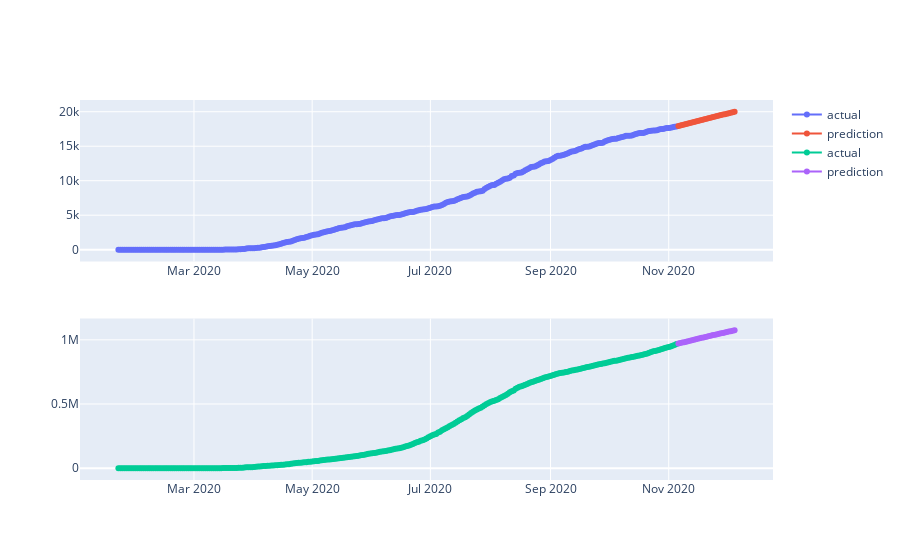

Here is the notebook cell this chart was saved with:
### Markdown cell above
## Creating subplots

### Code cell
from plotly.subplots import make_subplots
fig = make_subplots(rows=2, cols=1)

# top subplot
fig.add_scatter(x=df_california_actual.index, 
                y=df_california_actual['Deaths'], 
                mode="lines+markers", 
                name='actual',
                row=1,
                col=1)
fig.add_scatter(x=df_california_pred.index, 
                y=df_california_pred['Deaths'], 
                mode="lines+markers", 
                name='prediction',
                row=1,
                col=1)

# bottom subplot
fig.add_scatter(x=df_california_actual.index, 
                y=df_california_actual['Cases'], 
                mode="lines+markers", 
                name='actual',
                row=2,
                col=1)
fig.add_scatter(x=df_california_pred.index, 
                y=df_california_pred['Cases'], 
                mode="lines+markers", 
                name='prediction',
                row=2,
                col=1)

### Figure 1 — Plotly figure (JSON) as saved in the notebook; plotly's stock layout.template omitted (floating-point values rounded to 4 significant figures; data arrays with more than 128 entries replaced by an {"elided": "..."} marker saying what was removed)
{"data": [{"mode": "lines+markers", "name": "actual", "type": "scatter", "x": {"elided": "289 str values"}, "xaxis": "x", "y": {"elided": "289 int values"}, "yaxis": "y"}, {"mode": "lines+markers", "name": "prediction", "type": "scatter", "x": ["2020-11-06T00:00:00", "2020-11-07T00:00:00", "2020-11-08T00:00:00", "2020-11-09T00:00:00", "2020-11-10T00:00:00", "2020-11-11T00:00:00", "2020-11-12T00:00:00", "2020-11-13T00:00:00", "2020-11-14T00:00:00", "2020-11-15T00:00:00", "2020-11-16T00:00:00", "2020-11-17T00:00:00", "2020-11-18T00:00:00", "2020-11-19T00:00:00", "2020-11-20T00:00:00", "2020-11-21T00:00:00", "2020-11-22T00:00:00", "2020-11-23T00:00:00", "2020-11-24T00:00:00", "2020-11-25T00:00:00", "2020-11-26T00:00:00", "2020-11-27T00:00:00", "2020-11-28T00:00:00", "2020-11-29T00:00:00", "2020-11-30T00:00:00", "2020-12-01T00:00:00", "2020-12-02T00:00:00", "2020-12-03T00:00:00", "2020-12-04T00:00:00", "2020-12-05T00:00:00"], "xaxis": "x", "y": [17941, 18013, 18085, 18157, 18229, 18301, 18373, 18445, 18517, 18589, 18661, 18733, 18805, 18877, 18949, 19021, 19092, 19163, 19234, 19304, 19374, 19443, 19512, 19580, 19648, 19716, 19784, 19851, 19918, 19985], "yaxis": "y"}, {"mode": "lines+markers", "name": "actual", "type": "scatter", "x": {"elided": "289 str values"}, "xaxis": "x2", "y": {"elided": "289 int values"}, "yaxis": "y2"}, {"mode": "lines+markers", "name": "prediction", "type": "scatter", "x": ["2020-11-06T00:00:00", "2020-11-07T00:00:00", "2020-11-08T00:00:00", "2020-11-09T00:00:00", "2020-11-10T00:00:00", "2020-11-11T00:00:00", "2020-11-12T00:00:00", "2020-11-13T00:00:00", "2020-11-14T00:00:00", "2020-11-15T00:00:00", "2020-11-16T00:00:00", "2020-11-17T00:00:00", "2020-11-18T00:00:00", "2020-11-19T00:00:00", "2020-11-20T00:00:00", "2020-11-21T00:00:00", "2020-11-22T00:00:00", "2020-11-23T00:00:00", "2020-11-24T00:00:00", "2020-11-25T00:00:00", "2020-11-26T00:00:00", "2020-11-27T00:00:00", "2020-11-28T00:00:00", "2020-11-29T00:00:00", "2020-11-30T00:00:00", "2020-12-01T00:00:00", "2020-12-02T00:00:00", "2020-12-03T00:00:00", "2020-12-04T00:00:00", "2020-12-05T00:00:00"], "xaxis": "x2", "y": [970764, 974568, 978361, 982143, 985913, 989670, 993413, 997142, 1000855, 1004552, 1008233, 1011896, 1015541, 1019167, 1022774, 1026361, 1029927, 1033472, 1036995, 1040495, 1043972, 1047426, 1050855, 1054260, 1057639, 1060993, 1064321, 1067622, 1070896, 1074143], "yaxis": "y2"}], "layout": {"xaxis": {"anchor": "y", "domain": [0, 1]}, "xaxis2": {"anchor": "y2", "domain": [0, 1]}, "yaxis": {"anchor": "x", "domain": [0.575, 1]}, "yaxis2": {"anchor": "x2", "domain": [0, 0.425]}}}
